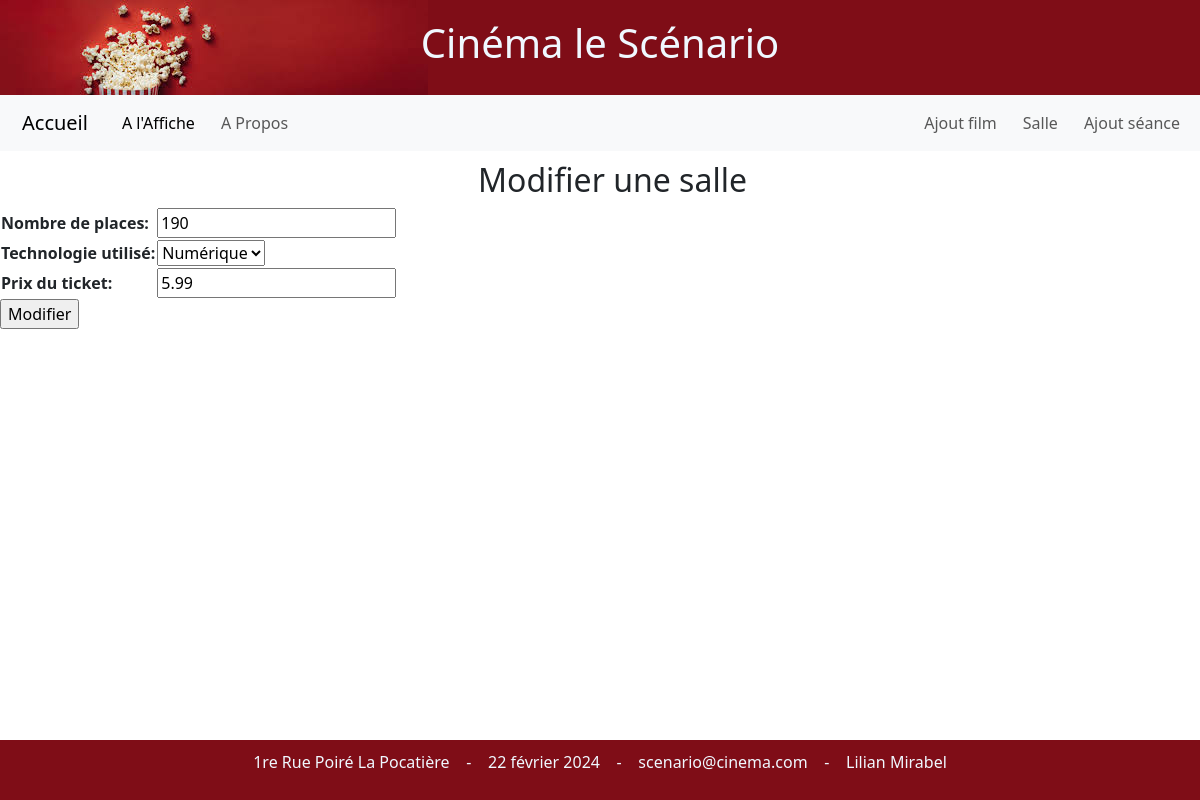
Page /salles/modifierSalle/1/ on the committed database.
### films/models.py (models this page shows, shortened)
class salles(models.Model):
    choix_technologies = (
        ('Numérique', 'Numérique'),
        ('3D', '3D'),
        ('IMAX', 'IMAX'),
        ('4DX', '4DX')
    )
    id = models.AutoField(primary_key=True)
    place = models.IntegerField()
    technologie = models.CharField(max_length=10, choices=choix_technologies)
    prix_ticket = models.FloatField()

### salles/views.py (the view, shortened to what this page needs)
# urls.py: path('modifierSalle/<str:pk>/', modifierSalle.as_view(), name="modifierSalle"),
class modifierSalle(UpdateView):
    model = salles
    template_name = 'modifierSalle.html'
    form_class = ModifierSalleForm
    context_object_name = 'uneSalle'
    def get_context_data(self, **kwargs):
        context = super().get_context_data(**kwargs)
        context["txtBouton"] = 'Modifier'
        return context

### salles/forms.py
class ModifierSalleForm(forms.ModelForm):
    class Meta:
        model = salles
        fields = "__all__"
        labels = {'place':"Nombre de places",
                  'technologie':"Technologie utilisé",
                  'prix_ticket':"Prix du ticket"}
        widgets = {
            'date_sortie': forms.DateInput(attrs={'type': 'date'}),
            'duree': forms.TimeInput(attrs={'type': 'time'}),
        }

### salles/templates/modifierSalle.html (shortened to what this page needs)
{% extends 'maitreSalles.html' %}
{% block titre_page %}Modifier une salle{% endblock %}
{% block contenu %}
<form method="post">
    <table>
        {{ form.as_table }}
    </table>
    <input type="submit" value={{ txtBouton }}>
</form>
{% endblock %}

### PIW_TP2/static/css/menu.css (style rules this page uses)
body { margin: 0; padding: 0; display: flex; flex-direction: column; min-height: 100vh; overflow-x: hidden; }

### rows in the picture
salles: place "190", technologie "Numérique", prix_ticket "5.99"
